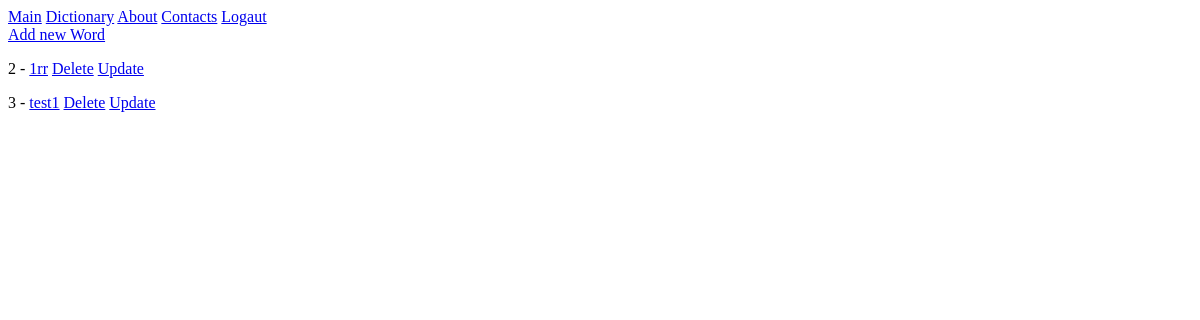
/dictionary/ (signed in), run on an earlier commit of the app's database.
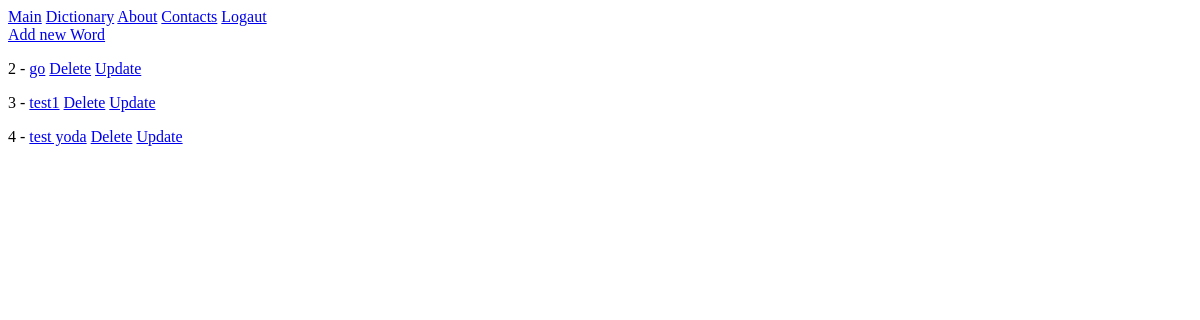
And on a later commit of the database.
### main/models.py (models this page shows)
class Word(models.Model):
    word = models.CharField(max_length=200)
    image = models.ImageField(null=True, blank=True, upload_to='../images/')
    translation = models.TextField()
    def get_absolute_url(self):
        return reverse('word-detail', kwargs={'pk':self.pk})#f"/products/{self.id}/"

### main/views.py (the view)
# urls.py: path('dictionary/', WordListView.as_view(), name='dictionary'),
class WordListView(ListView):
    template_name = 'main/dictionary.html'
    queryset = Word.objects.all()

### main/templates/main/dictionary.html (shortened to what this page needs)
{% extends 'main/base.html' %}
{% block content %}
<a href="{% url 'word-create' %}">Add new Word</a>
{% for instance in object_list %}
<p>{{ instance.id }} - <a href="{{ instance.get_absolute_url }}">{{ instance.word }}</a>
  <a href="{% url 'word-delete' instance.pk %}">Delete</a>
  <a href="{% url 'word-update' instance.pk %}">Update</a>
</p>
{% endfor %}
{% endblock  %}

What changed in the data, as far as the page shows it:
changed Word id 2: word "1rr" → "go"
added Word: id "4", word "test yoda"
